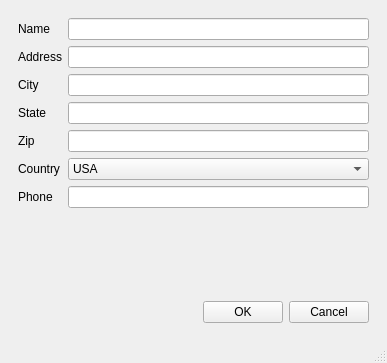
<?xml version="1.0" encoding="UTF-8"?>
<ui version="4.0">
 <class>AddressWindow</class>
 <widget class="QMainWindow" name="AddressWindow">
  <property name="geometry">
   <rect>
    <x>0</x>
    <y>0</y>
    <width>387</width>
    <height>363</height>
   </rect>
  </property>
  <property name="windowTitle">
   <string>Address Form</string>
  </property>
  <widget class="QWidget" name="centralwidget">
   <layout class="QVBoxLayout" name="verticalLayout">
    <item>
     <widget class="QWidget" name="infoWidget" native="true">
      <layout class="QFormLayout" name="formLayout">
       <item row="0" column="0">
        <widget class="QLabel" name="m_nameLabel">
         <property name="text">
          <string>Name</string>
         </property>
        </widget>
       </item>
       <item row="0" column="1">
        <widget class="QLineEdit" name="m_nameEdit"/>
       </item>
       <item row="1" column="0">
        <widget class="QLabel" name="m_addressLabel">
         <property name="text">
          <string>Address</string>
         </property>
        </widget>
       </item>
       <item row="1" column="1">
        <widget class="QLineEdit" name="m_addressEdit"/>
       </item>
       <item row="2" column="0">
        <widget class="QLabel" name="m_cityLabel">
         <property name="text">
          <string>City</string>
         </property>
        </widget>
       </item>
       <item row="2" column="1">
        <widget class="QLineEdit" name="m_cityEdit"/>
       </item>
       <item row="3" column="0">
        <widget class="QLabel" name="m_stateLabel">
         <property name="text">
          <string>State</string>
         </property>
        </widget>
       </item>
       <item row="3" column="1">
        <widget class="QLineEdit" name="m_stateEdit"/>
       </item>
       <item row="4" column="0">
        <widget class="QLabel" name="m_zipLabel">
         <property name="text">
          <string>Zip</string>
         </property>
        </widget>
       </item>
       <item row="4" column="1">
        <widget class="QLineEdit" name="m_zipEdit"/>
       </item>
       <item row="5" column="0">
        <widget class="QLabel" name="m_countryLabel">
         <property name="text">
          <string>Country</string>
         </property>
        </widget>
       </item>
       <item row="5" column="1">
        <widget class="QComboBox" name="m_countryBox">
         <item>
          <property name="text">
           <string>USA</string>
          </property>
         </item>
        </widget>
       </item>
       <item row="6" column="0">
        <widget class="QLabel" name="m_phoneLabel">
         <property name="text">
          <string>Phone</string>
         </property>
        </widget>
       </item>
       <item row="6" column="1">
        <widget class="QLineEdit" name="m_phoneEdit"/>
       </item>
      </layout>
     </widget>
    </item>
    <item>
     <widget class="QWidget" name="buttonsWidget" native="true">
      <property name="sizePolicy">
       <sizepolicy hsizetype="Fixed" vsizetype="Fixed">
        <horstretch>0</horstretch>
        <verstretch>0</verstretch>
       </sizepolicy>
      </property>
      <property name="layoutDirection">
       <enum>Qt::RightToLeft</enum>
      </property>
      <layout class="QHBoxLayout" name="horizontalLayout">
       <item>
        <widget class="QPushButton" name="m_cancelButton">
         <property name="sizePolicy">
          <sizepolicy hsizetype="Fixed" vsizetype="Fixed">
           <horstretch>0</horstretch>
           <verstretch>0</verstretch>
          </sizepolicy>
         </property>
         <property name="text">
          <string>Cancel</string>
         </property>
        </widget>
       </item>
       <item>
        <widget class="QPushButton" name="m_okButton">
         <property name="sizePolicy">
          <sizepolicy hsizetype="Fixed" vsizetype="Fixed">
           <horstretch>0</horstretch>
           <verstretch>0</verstretch>
          </sizepolicy>
         </property>
         <property name="text">
          <string>OK</string>
         </property>
        </widget>
       </item>
      </layout>
     </widget>
    </item>
   </layout>
  </widget>
  <widget class="QMenuBar" name="menubar">
   <property name="geometry">
    <rect>
     <x>0</x>
     <y>0</y>
     <width>387</width>
     <height>22</height>
    </rect>
   </property>
  </widget>
  <widget class="QStatusBar" name="statusbar"/>
 </widget>
 <resources/>
 <connections>
  <connection>
   <sender>m_countryBox</sender>
   <signal>textActivated(QString)</signal>
   <receiver>AddressWindow</receiver>
   <slot>countryChanged(QString)</slot>
   <hints>
    <hint type="sourcelabel">
     <x>193</x>
     <y>214</y>
    </hint>
    <hint type="destinationlabel">
     <x>156</x>
     <y>327</y>
    </hint>
   </hints>
  </connection>
  <connection>
   <sender>m_okButton</sender>
   <signal>clicked()</signal>
   <receiver>AddressWindow</receiver>
   <slot>proceed()</slot>
   <hints>
    <hint type="sourcelabel">
     <x>262</x>
     <y>298</y>
    </hint>
    <hint type="destinationlabel">
     <x>237</x>
     <y>334</y>
    </hint>
   </hints>
  </connection>
  <connection>
   <sender>m_cancelButton</sender>
   <signal>clicked()</signal>
   <receiver>AddressWindow</receiver>
   <slot>cancel()</slot>
   <hints>
    <hint type="sourcelabel">
     <x>318</x>
     <y>297</y>
    </hint>
    <hint type="destinationlabel">
     <x>297</x>
     <y>330</y>
    </hint>
   </hints>
  </connection>
  <connection>
   <sender>m_nameEdit</sender>
   <signal>returnPressed()</signal>
   <receiver>m_addressEdit</receiver>
   <slot>setFocus()</slot>
   <hints>
    <hint type="sourcelabel">
     <x>124</x>
     <y>60</y>
    </hint>
    <hint type="destinationlabel">
     <x>155</x>
     <y>84</y>
    </hint>
   </hints>
  </connection>
  <connection>
   <sender>m_addressEdit</sender>
   <signal>returnPressed()</signal>
   <receiver>m_cityEdit</receiver>
   <slot>setFocus()</slot>
   <hints>
    <hint type="sourcelabel">
     <x>126</x>
     <y>94</y>
    </hint>
    <hint type="destinationlabel">
     <x>126</x>
     <y>119</y>
    </hint>
   </hints>
  </connection>
  <connection>
   <sender>m_cityEdit</sender>
   <signal>returnPressed()</signal>
   <receiver>m_stateEdit</receiver>
   <slot>setFocus()</slot>
   <hints>
    <hint type="sourcelabel">
     <x>293</x>
     <y>119</y>
    </hint>
    <hint type="destinationlabel">
     <x>293</x>
     <y>149</y>
    </hint>
   </hints>
  </connection>
  <connection>
   <sender>m_stateEdit</sender>
   <signal>returnPressed()</signal>
   <receiver>m_zipEdit</receiver>
   <slot>setFocus()</slot>
   <hints>
    <hint type="sourcelabel">
     <x>256</x>
     <y>155</y>
    </hint>
    <hint type="destinationlabel">
     <x>256</x>
     <y>181</y>
    </hint>
   </hints>
  </connection>
  <connection>
   <sender>m_zipEdit</sender>
   <signal>returnPressed()</signal>
   <receiver>m_phoneEdit</receiver>
   <slot>setFocus()</slot>
   <hints>
    <hint type="sourcelabel">
     <x>332</x>
     <y>183</y>
    </hint>
    <hint type="destinationlabel">
     <x>347</x>
     <y>248</y>
    </hint>
   </hints>
  </connection>
  <connection>
   <sender>m_phoneEdit</sender>
   <signal>returnPressed()</signal>
   <receiver>m_okButton</receiver>
   <slot>click()</slot>
   <hints>
    <hint type="sourcelabel">
     <x>239</x>
     <y>246</y>
    </hint>
    <hint type="destinationlabel">
     <x>256</x>
     <y>296</y>
    </hint>
   </hints>
  </connection>
 </connections>
 <slots>
  <slot>proceed()</slot>
  <slot>countryChanged(QString)</slot>
  <slot>cancel()</slot>
 </slots>
</ui>
